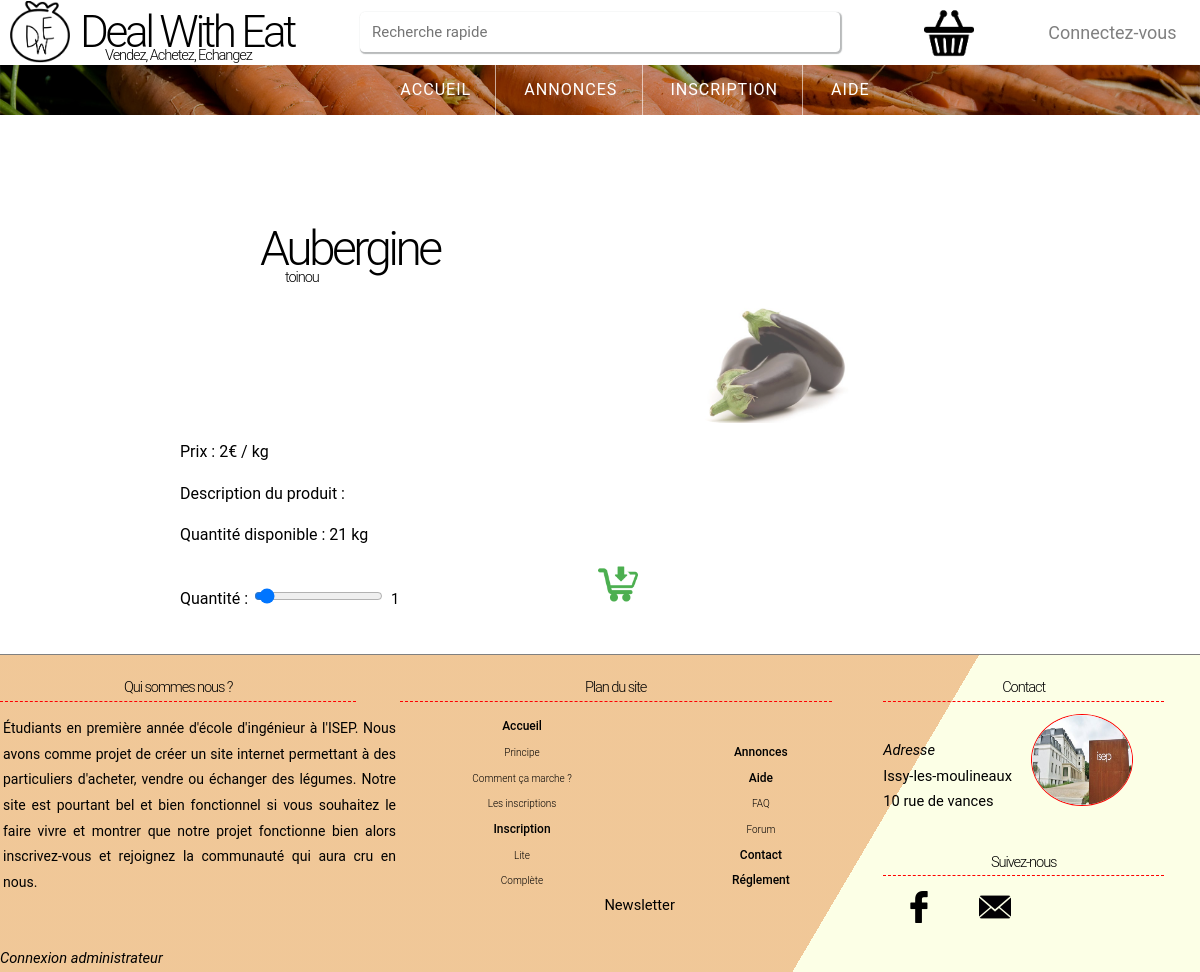
The page /DWE/produit.php?q=30 on the database its author committed.
### tables this page shows
CREATE TABLE `Produit` (
`PR_idP` int(11) NOT NULL,
  `PR_nom` text,
  `PR_unite` tinyint(1) DEFAULT NULL,
  `PR_type` tinyint(1) NOT NULL
);

CREATE TABLE `User` (
`US_idUser` int(11) NOT NULL,
  `US_nom` text,
  `US_prenom` varchar(45) DEFAULT NULL,
  `US_pays` text,
  `US_ville` text,
  `US_adresse` varchar(45) DEFAULT NULL,
  `US_codepostale` int(11) DEFAULT NULL,
  `US_pseudo` varchar(45) DEFAULT NULL,
  `US_mail` varchar(45) DEFAULT NULL,
  `US_mdp` varchar(45) DEFAULT NULL,
  `US_datenaissance` varchar(45) DEFAULT NULL,
  `US_admin` varchar(45) DEFAULT NULL,
  `US_moderateur` tinyint(1) DEFAULT NULL,
  `US_like` int(11) DEFAULT NULL,
  `US_image` varchar(250) NOT NULL,
  `US_news` int(11) NOT NULL
);

CREATE TABLE `Annonce` (
`AN_idAnnonce` int(11) NOT NULL,
  `US_idUserannonceur` int(11) NOT NULL,
  `PR_idP` int(11) NOT NULL,
  `PE_idPropositionEchan` int(11) DEFAULT NULL,
  `AN_quantite` int(11) DEFAULT NULL,
  `AN_prix` int(11) DEFAULT NULL,
  `AN_echangeok` tinyint(1) DEFAULT NULL,
  `AN_echangedescription` text,
  `AN_moyentpayment` varchar(45) DEFAULT NULL,
  `AN_moyenenvoie` tinyint(1) DEFAULT NULL,
  `AN_datepublication` date DEFAULT NULL,
  `AN_prixcolis` int(11) DEFAULT NULL,
  `AN_description` text NOT NULL,
  `AN_idUser` int(11) NOT NULL,
  `AN_unite` varchar(20) NOT NULL,
  `AN_image` text,
  `AN_bio` int(11) DEFAULT NULL,
  `AN_type` int(11) DEFAULT NULL
);

### DWE/produit.php (the view, shortened to what this page needs)
<?php session_start(); ?><html>
    <head>
        <link href="//netdna.bootstrapcdn.com/font-awesome/4.3.0/css/font-awesome.css" rel="stylesheet">
        <link rel="stylesheet" type="text/css" href="css/style.css" media="screen" />
    </head>
<div id="principal">
    <header>
        <?php include('php/header.php'); ?>
		<?php if(isset($_SESSION['id']) && $_SESSION['id']=='1'){include('nav_connect.php');}else{include('nav.php');} ?>
    </header>
<div id="produit_info">
<?php
			$q=$_GET['q'];
			$req='SELECT * FROM Annonce WHERE AN_idAnnonce="'.$q.'"';
			$res=$bdd2->query($req);
            $an=$res->fetch();
$nom=$bdd2->query('SELECT PR_nom FROM Produit WHERE PR_idP="'.$an['PR_idP'].'"');
        $req=$nom->fetch();
$pseudo=$bdd2->query('SELECT US_pseudo, US_idUser FROM User WHERE US_idUser="'.$an['US_idUserannonceur'].'"');
        $ps=$pseudo->fetch();
?>
        <h1> <?= $req['PR_nom']; ?> </h1>
    <h2> <a href="membre.php?a=<?= $an['US_idUserannonceur'] ?>"><?= $ps['US_pseudo'] ?></a> </h2>
    <img id="image_article" src="imageproduit/<?php echo $an['PR_idP'] ?>.jpg" style="margin-left:500px;">
    <p> Prix : <?= $an['AN_prix']; ?>€ / <?= $an['AN_unite'] ?></p>
    <p> Description du produit : <?= $an['AN_description']; ?> </p>
    <p> Quantité disponible : <?=  $an['AN_quantite'] ?> <?= $an['AN_unite'] ?></p>
    <label for="quantite"> Quantité :</label>
  <input type="range" name="rangeInput" min="0" max="<?= $an['AN_quantite']  ?>" value="1" onchange="updateTextInput(this.value);">
    <input type="text" id="textInput" value="1" width="10" style="border:none;outline:none;">
    <a id="panier"  href="panier/addpanier.php?id=<?= $q ?>">
         <img id="div_ajout_panier" src="css/images/addpanier.png" width="40" height="40">  </a> </a><br>
</div>
    <br/>
</body>
    <?php include('php/pied_de_page.php'); ?>

### DWE/css/style.css (style rules this page uses)
body,input,textarea,select,h1,h2 { font-family: 'Roboto', sans-serif; font-size: 11pt; font-weight: 300px; line-height: 1.75em; }
a { text-decoration: none; color:black; }
#principal { position: relative; min-height: 600px; }
h1 { padding-top: 10px; margin-left: 80px; font-weight: 300; line-height: 1em; font-size: 3em; letter-spacing: -0.075em; }
h2 { font-weight: 300; letter-spacing: -0.075em; margin-left:105px; margin-top: -40px; }
h4,h5,h6,p { font-family:"Roboto" sans-serif; font-weight: normal; }
#image_article { top:0; min-height:80px; max-height:120px; width:auto; margin-top:0px; opacity:0.7; border-radius:40px; outline:none; }
#produit_info { text-align: left; font-size: 16px; width: 70%; left:0; right:0; margin-left: auto; margin-right: auto; margin-top:100px; }
input { display: inline-block; }

### rows shown on the page
produit: PR_nom "Aubergine"
user: US_pseudo "toinou"
annonce: AN_prix "2", AN_unite "kg", AN_quantite "21"
